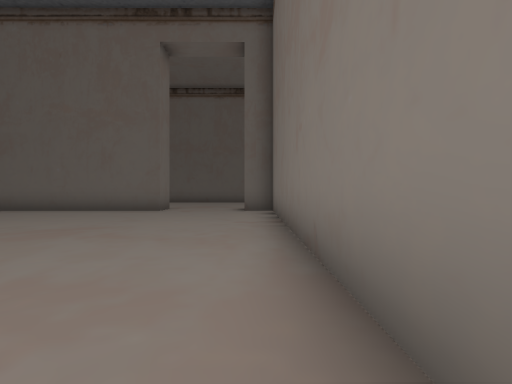
[1] (above)

17 first-person views from a walk through a Unity game level. The camera is 1.2 m above the floor, looks level and sees 90° across. The floor is counted in squares, 2 m on a side. Each view is taken from the middle of a square. On the plan, view 1 faces up. The plan holds only what a view shows up to about 9 squares ahead; the rest is blank. The place goes on beyond the plan.

[2]
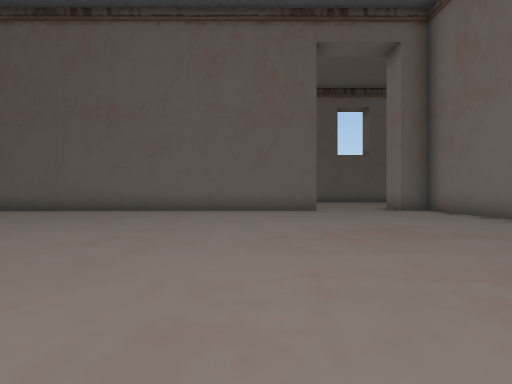

[3]
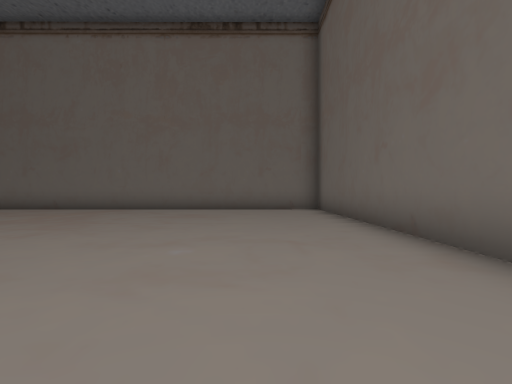

[4]
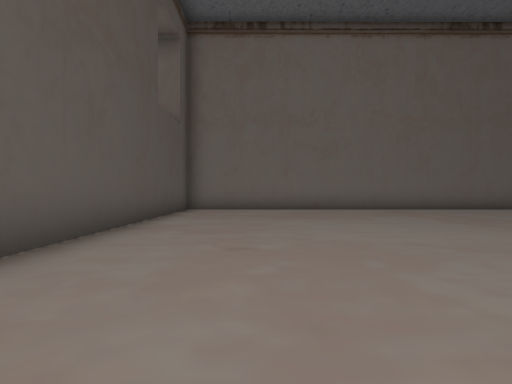

[5]
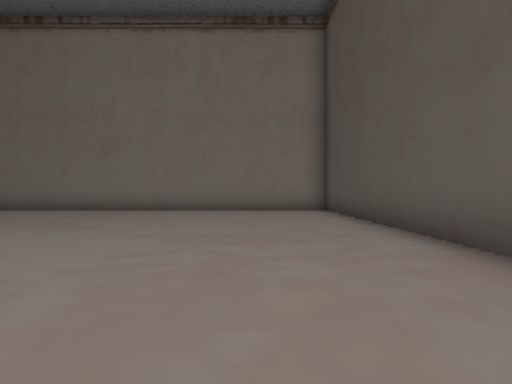

[6]
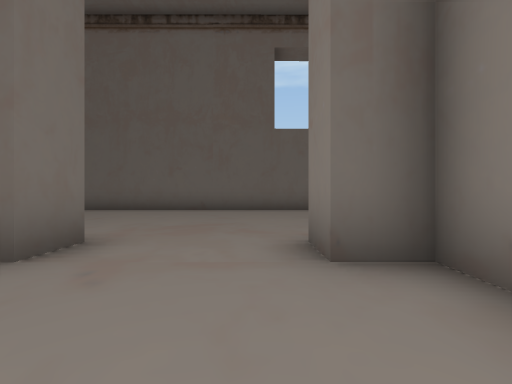

[7]
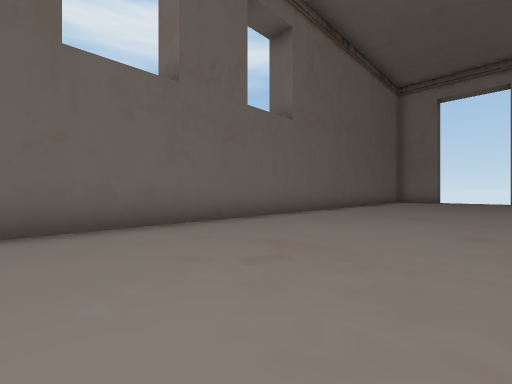

[8]
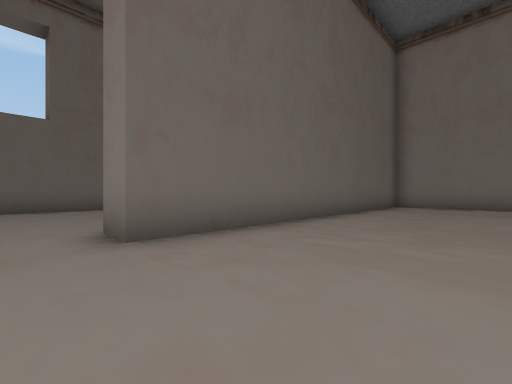

[9]
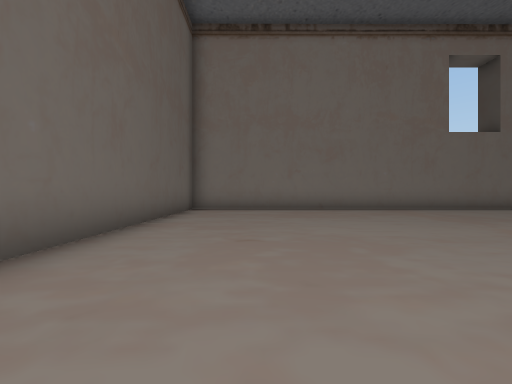

[10]
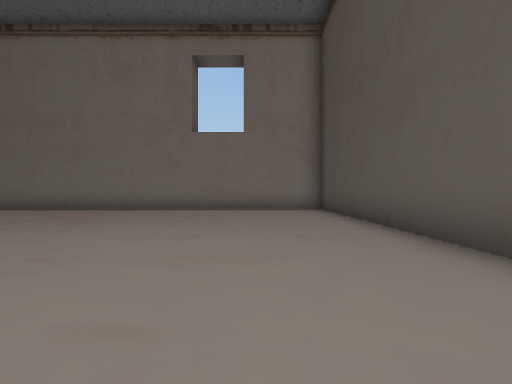

[11]
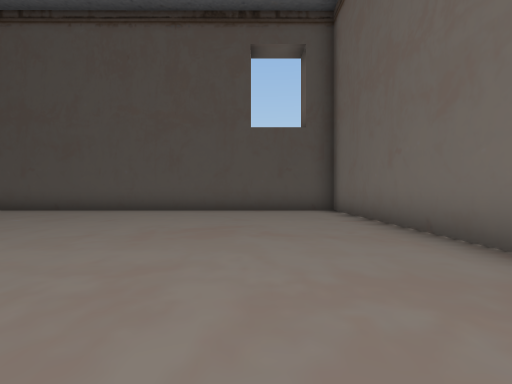

[12]
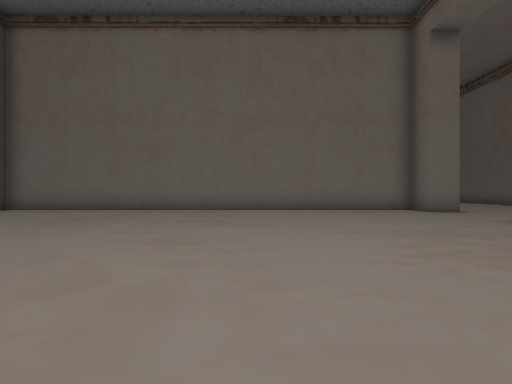

[13]
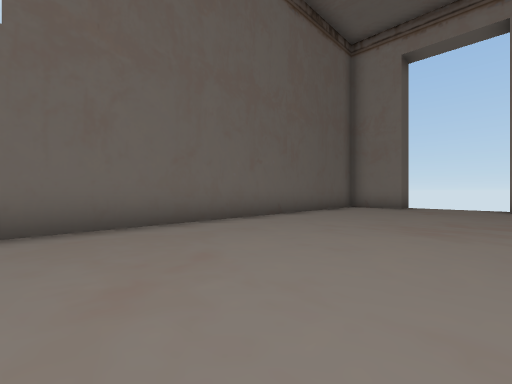

[14]
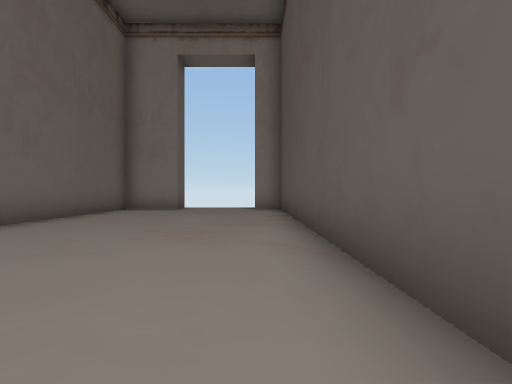

[15]
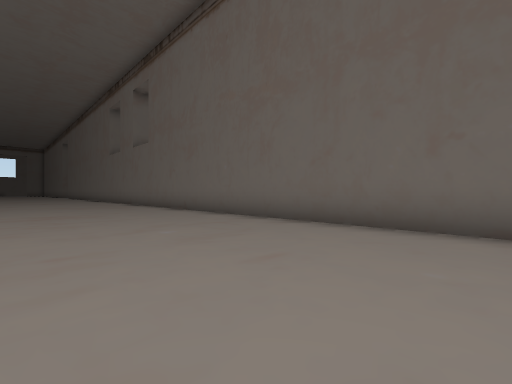

[16]
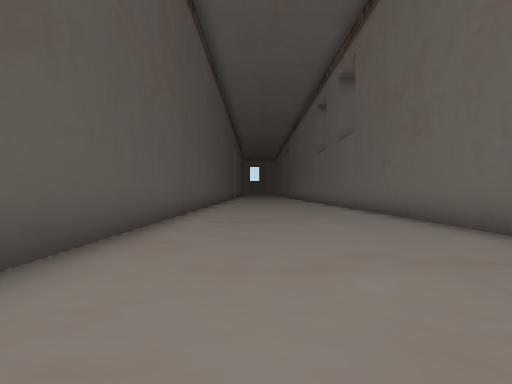

[17]
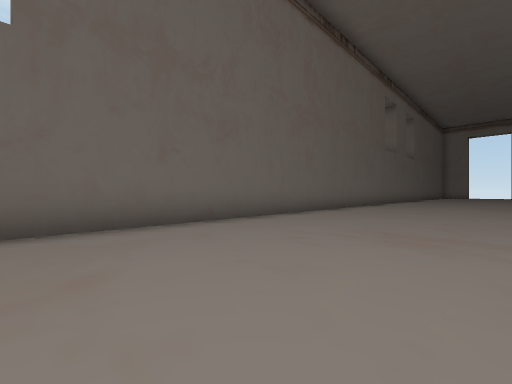

### Floor plan
Points are (right, up) in squares from view 1. A wall is a line through its corners. A room is listed if a view was taken in it or the views show most of it. See-through windows are left out.
Room 1 (views 1, 2, 3, 4, 5, 6)
walls: (-3.1, 8.2) (-13.9, 8.2) (-13.8, -5.4) (-7.3, -5.3); (-5.7, -5.3) (0.6, -5.3) (0.5, 8.2) (-0.4, 8.2)
ways out: opening at (-2, 9) to room 2
Room 2 (views 7, 8, 9, 10, 11, 12, 13, 14, 15, 16, 17)
walls: (2.3, 9.2) (2.3, 8.2) (1.4, 8.2) (1.5, -5.3) (15, -5.3) (14.9, 8.2) (5, 8.2) (5, 9.1); (6.8, 9.1) (14.9, 9.1) (14.9, 10.1); (-0.4, 8.2) (-0.4, 9.1); (-3.1, 9.2) (-3.1, 8.2); (14.9, 12.6) (14.9, 14.5) (-14, 14.5); (-14, 9.1) (-6.9, 9.1)
ways out: opening at (-2, 9) to room 1; opening at (15, 11.5)

Where each view was taken, in squares from view 1:
view 1: 0 up, 0 right, facing up
view 2: 0 up, 5 left, facing up
view 3: 6 up, 5 left, facing left
view 4: 3 down, 5 left, facing left
view 5: 3 down, 8 left, facing right
view 6: 6 up, 1 left, facing up
view 7: 10 up, 1 left, facing up-right
view 8: 5 up, 4 right, facing up-right
view 9: 6 up, 6 right, facing right
view 10: 3 down, 6 right, facing right
view 11: 3 up, 4 right, facing down
view 12: 3 up, 10 right, facing left
view 13: 10 up, 5 right, facing up-right
view 14: 10 up, 6 right, facing right
view 15: 10 up, 3 left, facing up-left
view 16: 11 up, 5 left, facing left
view 17: 10 up, 14 left, facing up-right
